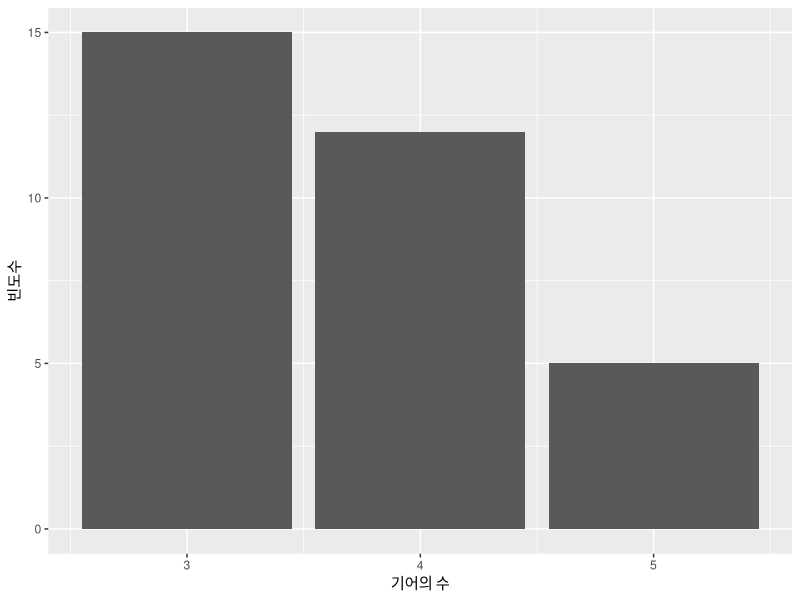
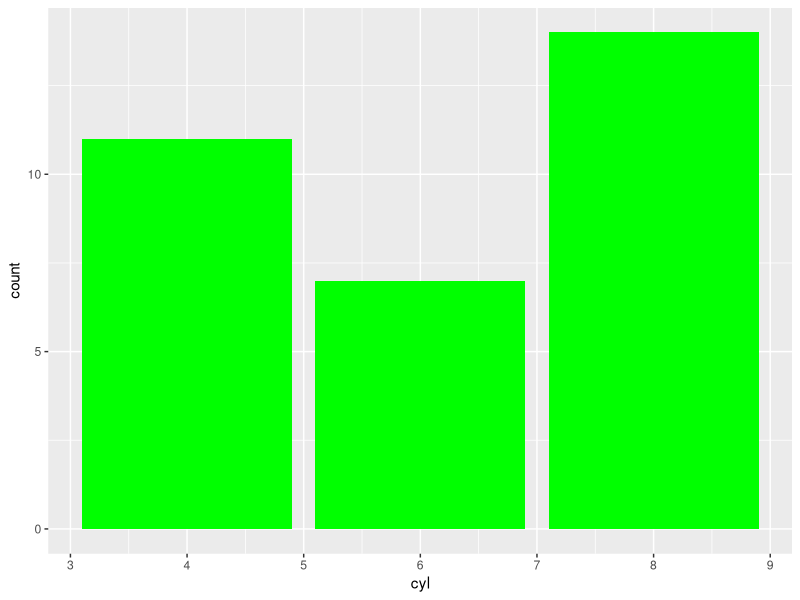
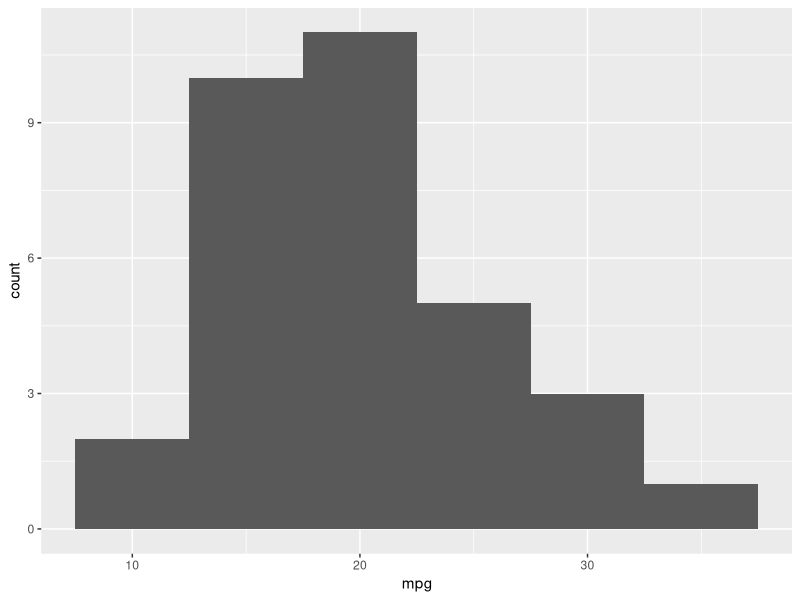
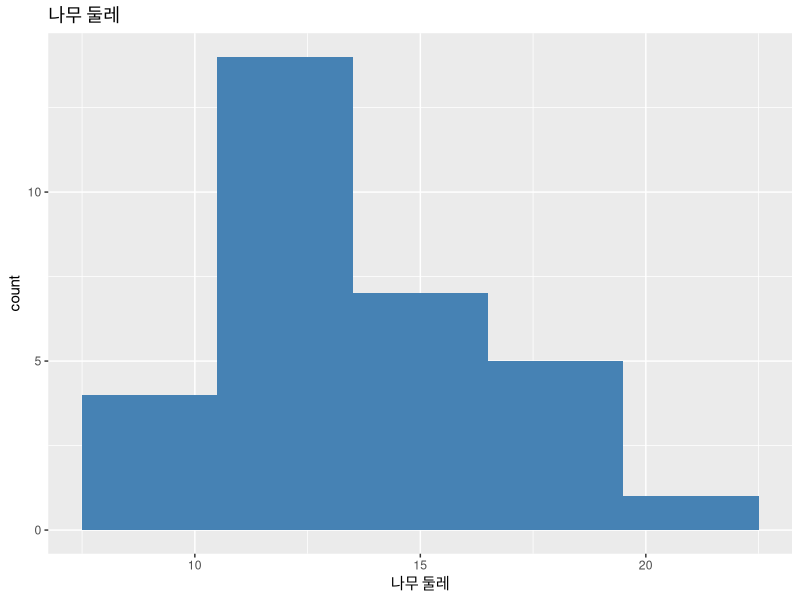
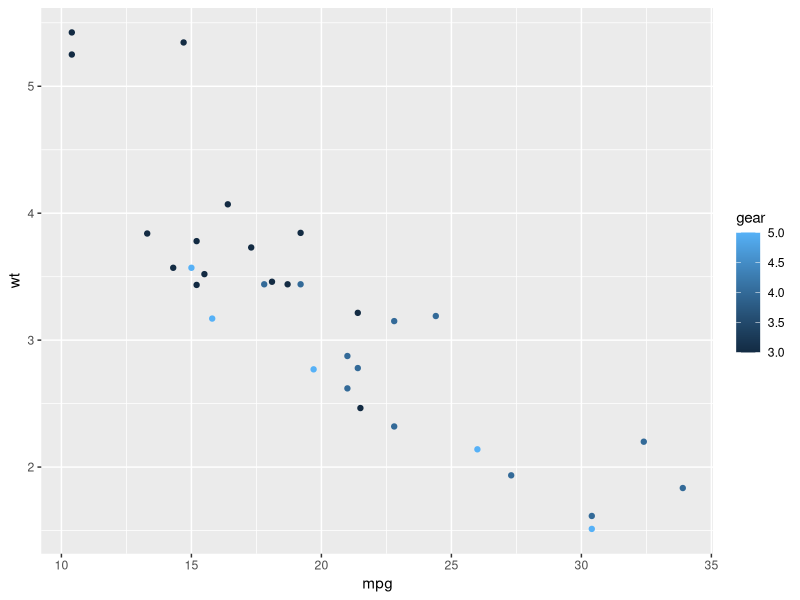
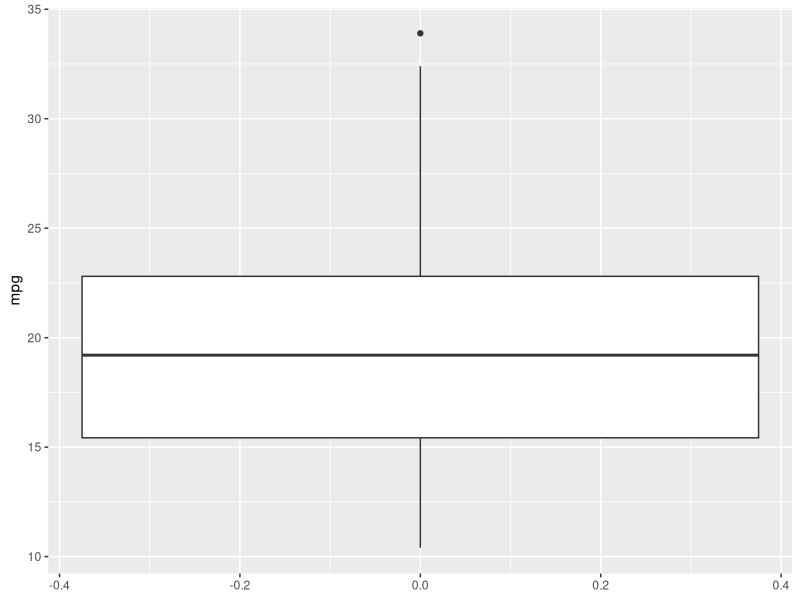
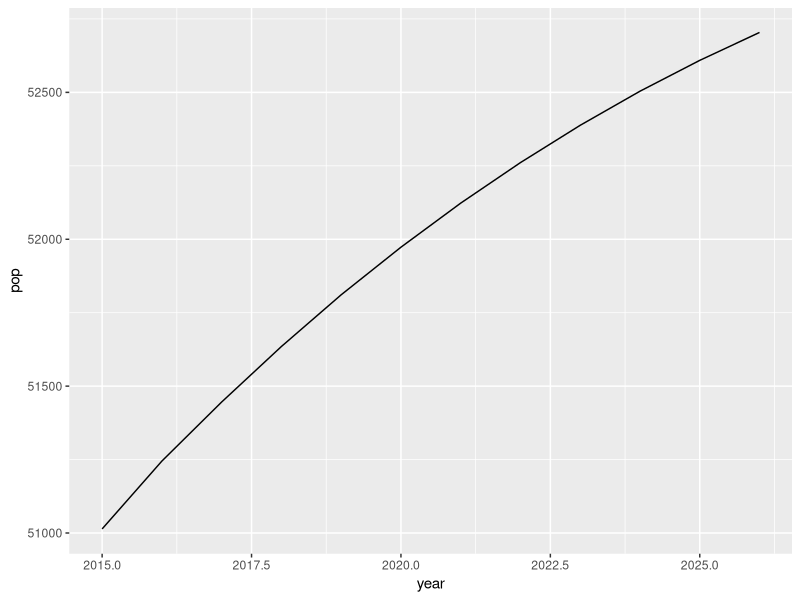

Write the R code that produced these figures, in order.
# 조민주 # 200521 / 200522



install.packages( "tidyverse" )

library( dplyr )
library( ggplot2 )

# 문제 1)
ggplot( data = mtcars, aes( x = gear ) ) +
  geom_bar() +
  labs( x = "기어의 수", y = "빈도수" )


# 문제 2)
ggplot( data = mtcars, aes( x = cyl ) ) +
  geom_bar( fill = "green" ) 
  

# 문제 3)
ggplot( mtcars, aes( mpg ) ) +
  geom_histogram( binwidth = 5.0 )


# 문제 4)
ggplot( trees, aes( x = Girth ) ) +
  geom_histogram( binwidth = 3.0, fill = "steelblue" ) +
  ggtitle( "나무 둘레" ) +
  labs( x = "나무 둘레")


# 문제 5)
ggplot( data = mtcars, aes( x = mpg,
                            y = wt,
                            color = gear ) ) +
  geom_point()


# 문제 6)
ggplot( mtcars, aes( y = mpg, fill = cyl ) ) +
  geom_boxplot()


# 문제 7)
year <- 2015:2026
pop <- c( 51014, 51245, 51446, 51635, 51811, 51973, 
          52123, 52261, 52388, 52504, 52609, 52704 )
df <- data.frame( year, pop )

ggplot( df, aes( x = year, y = pop ) ) +
  geom_line()
